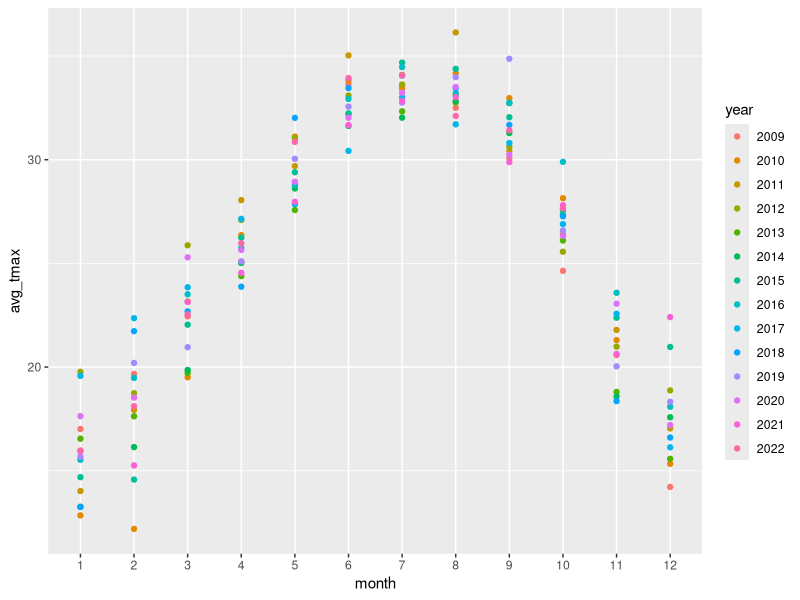
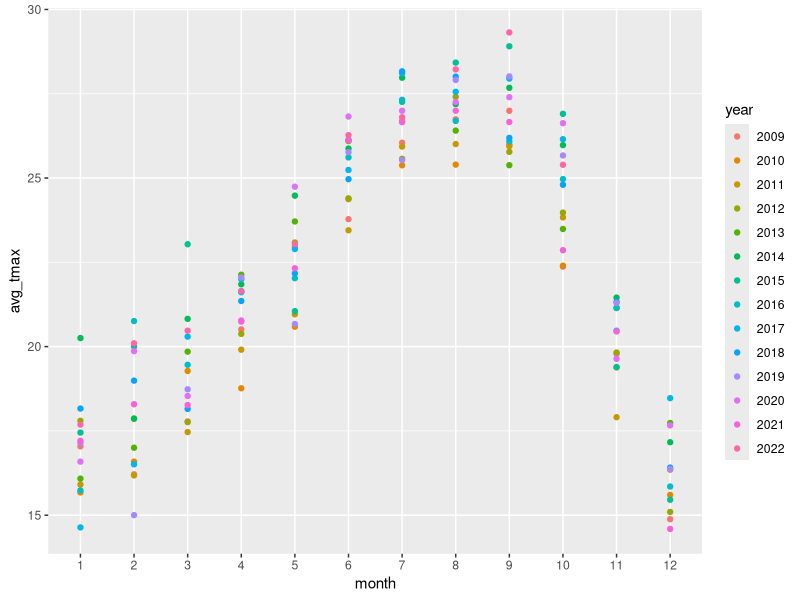
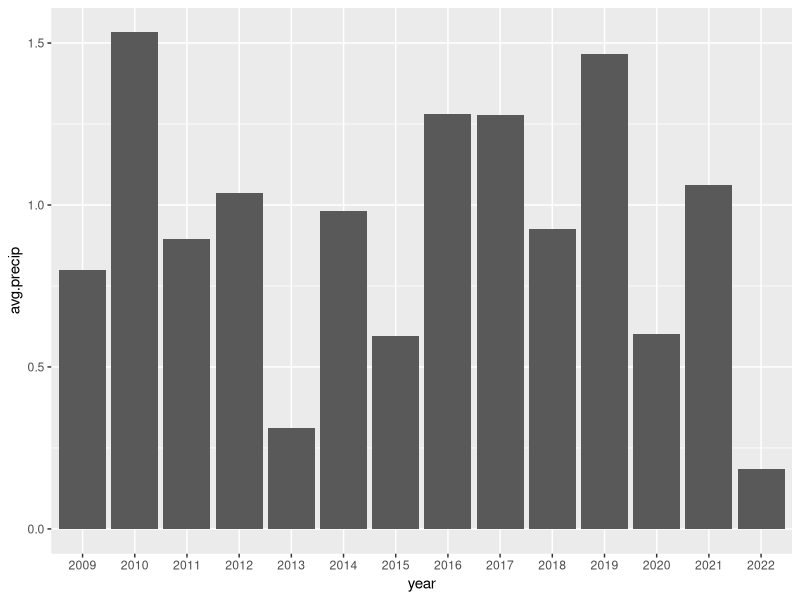
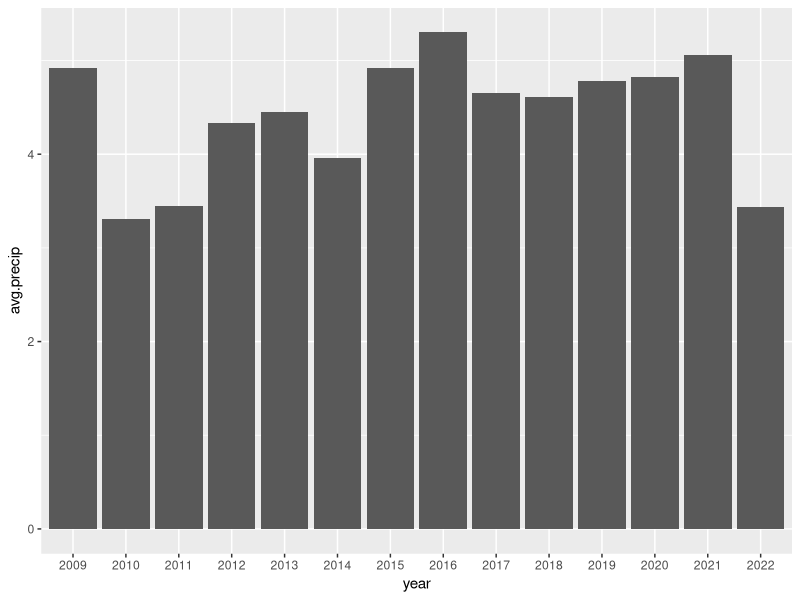

Write R code to recreate these figures, in order.
## ---- chunk 1
knitr::opts_chunk$set(echo = TRUE)
## ---- chunk 2
library(tidyverse)
temp <- read.csv("CALIFORNIA.csv")

temp_annual<- temp %>% 
  select(STATION, NAME, DATE, PRCP, TMAX, TMIN) %>% 
  group_by(DATE) %>%
  filter(!is.na(TMAX), !is.na(TMIN), !is.na(PRCP)) %>% 
  summarise(avg_prcp= mean(PRCP), avg_tmax= mean(TMAX), avg_tmin= mean(TMIN))

temp_annual
## ---- chunk 3
#LOUISIANA

Louisiana <- read.csv("Louisiana metric.csv")

temp_monthly1<- Louisiana %>% 
  select(STATION, NAME, DATE, PRCP, TMAX, TMIN) %>% 
  group_by(DATE) %>%
  filter(!is.na(TMAX), !is.na(TMIN), !is.na(PRCP)) %>%
  mutate(month= month(DATE), year= year(DATE))

temp_month1<- temp_monthly1 %>% 
  group_by(year, month) %>% 
  filter(!is.na(TMAX), !is.na(TMIN), !is.na(PRCP)) %>% 
  summarise(avg_prcp= mean(PRCP), avg_tmax= mean(TMAX), avg_tmin= mean(TMIN)) %>% 
  mutate(year=as.factor(year), month=as.factor(month))
temp_month1

temp_month1 %>% 
  ggplot(aes(x=month, y=avg_tmax, colour=year))+
  geom_point()


## ---- chunk 4
#CALIFORNIA

library("lubridate")
Cali <- read.csv("CALIFORNIA.csv")

temp_monthly<- Cali %>% 
  select(STATION, NAME, DATE, PRCP, TMAX, TMIN) %>% 
  group_by(DATE) %>%
  filter(!is.na(TMAX), !is.na(TMIN), !is.na(PRCP)) %>%
  mutate(month= month(DATE), year= year(DATE))

temp_month<- temp_monthly %>% 
  group_by(year, month) %>% 
  filter(!is.na(TMAX), !is.na(TMIN), !is.na(PRCP)) %>% 
  summarise(avg_prcp= mean(PRCP), avg_tmax= mean(TMAX), avg_tmin= mean(TMIN)) %>% 
  mutate(year=as.factor(year), month=as.factor(month))
temp_month

temp_month %>% 
  ggplot(aes(x=month, y=avg_tmax, colour=year))+
  geom_point()
  

## ---- chunk 5
#CALIFORNIA
cali_precip_yearly<- temp_monthly %>% 
  group_by(year) %>% 
  filter(!is.na(PRCP)) %>% 
  mutate(year=as.factor(year), avg.precip=mean(PRCP)) %>% 
  select(year, avg.precip) %>% 
  unique()

cali_precip_yearly
## ---- chunk 6
cali_precip_yearly %>% 
  ggplot(aes(x=year, y=avg.precip))+
  geom_col()
## ---- chunk 7
#LOUISIANA
lou_precip_yearly<- temp_monthly1%>% 
  group_by(year) %>% 
  filter(!is.na(PRCP)) %>% 
  mutate(year=as.factor(year), avg.precip=mean(PRCP)) %>% 
  select(year, avg.precip) %>% 
  unique()

lou_precip_yearly
## ---- chunk 8
lou_precip_yearly %>% 
  ggplot(aes(x=year, y=avg.precip))+
  geom_col()
#much less variable than california
